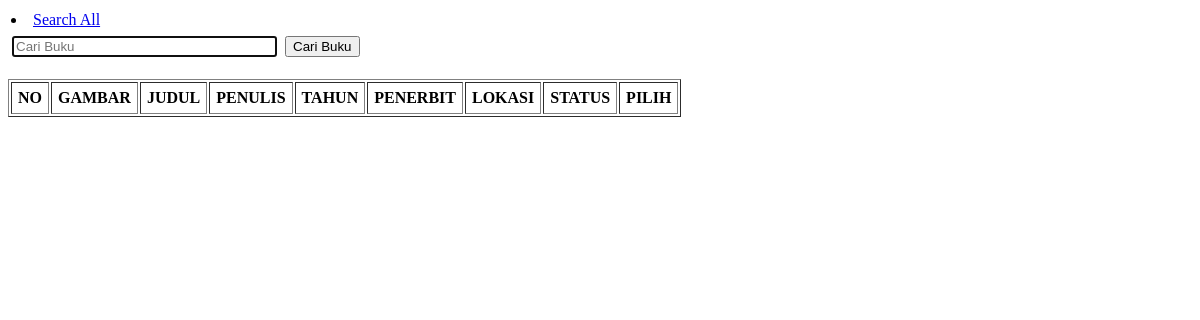
The page /read.php on the database as committed earlier.
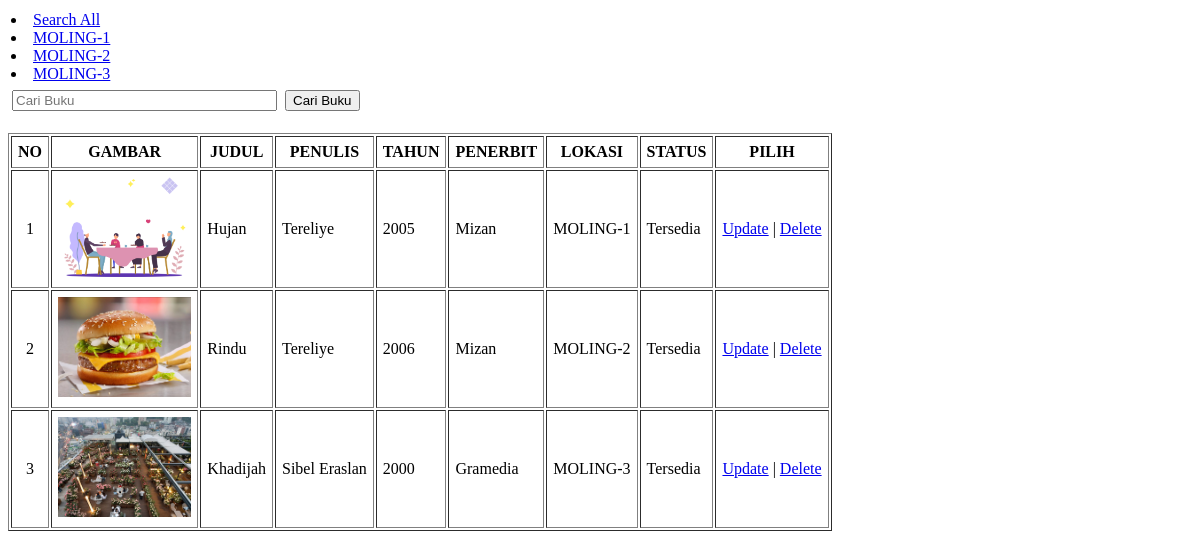
The same page on the database as committed later.
### tables this page shows
CREATE TABLE `buku` (
  `id` int(11) NOT NULL,
  `judul` varchar(100) DEFAULT NULL,
  `penulis` varchar(50) DEFAULT NULL,
  `tahun` varchar(10) DEFAULT NULL,
  `penerbit` varchar(80) DEFAULT NULL,
  `lokasi` varchar(100) DEFAULT NULL,
  `status` varchar(20) DEFAULT NULL,
  `cover` varchar(100) DEFAULT NULL
);

### function.php (called while the page is built, shortened)
<?php
$conn = mysqli_connect("localhost", "root", "", "sahabat_literasi");
function query($query)
{
   global $conn;
   $result = mysqli_query($conn, $query);
   $record = [];
   while ($data = mysqli_fetch_assoc($result)) {
      $record[] = $data;
   }
   return $record;
}

### read.php (the view, shortened to what this page needs)
<?php
require "function.php";
$buku = query("SELECT * FROM buku;");
$moling_select = query("SELECT * FROM buku;");
?>
<!DOCTYPE html>
<html lang="en">
<head>
</head>
<body>
   <form action="" method="post">
      <table border="0 px">
         <tr>
            <td>
               <li><a href="read.php">Search All</a></li>
               <?php foreach ($moling_select as $data) : ?>
                  <li><a href="read.php?moling=<?= $data['lokasi']; ?>"><?= $data['lokasi'] ?></a></li>
               <?php endforeach; ?>
            </td>
         </tr>
      </table>
   </form>
   <form action="" method="post">
      <table border="0px" cellspacing="0px" cellpadding="4px">
         <tr>
            <td><input type="text" name="search" size="30px" autofocus placeholder="Cari Buku" autocomplete="off" id="search"></td>
            <td>
               <button type="submit" name="submitcari" id="submitcari">Cari Buku</button>
            </td>
         </tr>
      </table>
      <br>
   </form>
   <table border="1px" cellpadding="6px">
      <tr>
         <th>NO</th>
         <th>GAMBAR</th>
         <th>JUDUL</th>
         <th>PENULIS</th>
         <th>TAHUN</th>
         <th>PENERBIT</th>
         <th>LOKASI</th>
         <th>STATUS</th>
         <th>PILIH</th>
      </tr>
      <?php if (isset($_GET['moling'])) : ?>
         <?php $i = 1;
         foreach ($moling as $bk) : ?>
            <tr>
               <td align="center"><?= $i ?></td>
               <td align="center"><img width="auto" height="100px" src="images/<?= $bk["judul"]; ?>/<?= $bk["cover"] ?>" alt="<?= $bk["cover"] ?>"></td>
               <td><?= $bk["judul"]; ?></td>
               <td><?= $bk["penulis"]; ?></td>
               <td><?= $bk["tahun"]; ?></td>
               <td><?= $bk["penerbit"]; ?></td>
               <td><?= $bk["lokasi"]; ?></td>
               <td><?= $bk["status"]; ?></td>
               <td>
                  <a href="update.php?id=<?= $bk["id"]; ?>">Update</a> |
                  <a href="delete.php?id=<?= $bk["id"]; ?>" onclick="return confirm('yakin dihapus?');">Delete</a>
               </td>
            </tr>
         <?php $i++;
         endforeach ?>
      <?php else : ?>
         <?php $i = 1;
         foreach ($buku as $bk) : ?>
            <tr>
               <td align="center"><?= $i ?></td>
               <td align="center"><img width="auto" height="100px" src="images/<?= $bk["judul"]; ?>/<?= $bk["cover"] ?>" alt="<?= $bk["cover"] ?>"></td>
               <td><?= $bk["judul"]; ?></td>
               <td><?= $bk["penulis"]; ?></td>
               <td><?= $bk["tahun"]; ?></td>
               <td><?= $bk["penerbit"]; ?></td>
               <td><?= $bk["lokasi"]; ?></td>
               <td><?= $bk["status"]; ?></td>
               <td>
                  <a href="update.php?id=<?= $bk["id"]; ?>">Update</a> |
                  <a href="delete.php?id=<?= $bk["id"]; ?>" onclick="return confirm('yakin dihapus?');">Delete</a>
               </td>
            </tr>
         <?php $i++;
         endforeach ?>
      <?php endif ?>
   </table>
</body>
</html>

Rows that differ between the two databases and show on the page:
added buku: lokasi "MOLING-1", judul+cover (picture), judul "Hujan", penulis "Tereliye", tahun "2005", penerbit "Mizan", status "Tersedia"
added buku: lokasi "MOLING-2", judul+cover (picture), judul "Rindu", penulis "Tereliye", tahun "2006", penerbit "Mizan", status "Tersedia"
added buku: lokasi "MOLING-3", judul+cover (picture), judul "Khadijah", penulis "Sibel Eraslan", tahun "2000", penerbit "Gramedia", status "Tersedia"
